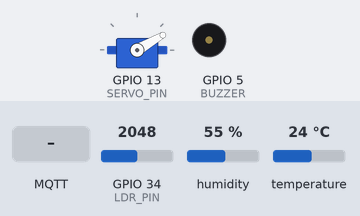
Bench run of a sketch on a simulated ESP32. On the bench: servo, buzzer (waves = sounding). The test bench sets the inputs (shaded band); at power-on: temperature 24 °C, GPIO 34 (LDR_PIN) = 2048, humidity 55 %. WiFi joins after 1.5 s; servers stay silent unless stated; network time is answered at once with the bench clock; no MQTT or app messages arrive unless stated; what the sketch prints to the serial monitor is not drawn.

Above: at 2.7 s.
2.8 s: MQTT message "1" arrives on the first subscribed topic
At 3.5 s:
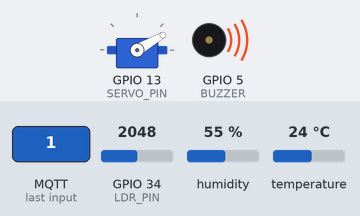
11.5 s: MQTT message "ADMIN-MAIN-ON-OFF" arrives on the first subscribed topic
At 12.5 s:
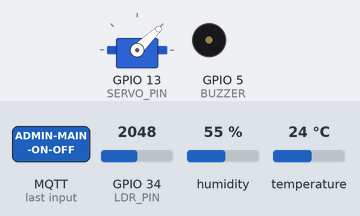
13.0 s: temperature set to 0 °C
At 22.8 s:
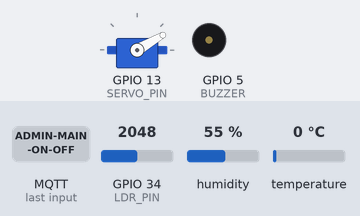
25.5 s: temperature set to 0.2 °C
Timing chart, 0 to 28.0 s (numbered marks = the images above; inputs shaded):
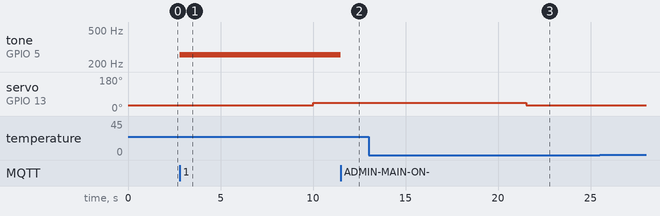

Measured:
- after the input at 2.8 s, tone on GPIO 5 (BUZZER): silent → 256 Hz at once
- after the input at 11.5 s, tone on GPIO 5 (BUZZER): 256 Hz → silent at once
- after the input at 13.0 s, servo on GPIO 13 (SERVO_PIN): 44° → 30° after 8.5 s
- after the input at 25.5 s, every drawn part: stays the same

The sketch:

testing5.ino
```cpp
#include <WiFi.h>
#include <PubSubClient.h>
#include <DHTesp.h>
#include <ESP32Servo.h>
#include <WiFiClientSecure.h>
#include <math.h>
#include <vector>
#include <NTPClient.h>
#include <WiFiUdp.h>

// Time configuration
const char* ntpServer = "pool.ntp.org";
const long gmtOffset_sec = 19800; // 5.5 hours in seconds
const int daylightOffset_sec = 0;

// Pin definitions
#define DHTPIN 12
#define BUZZER 5
#define LDR_PIN 34
#define SERVO_PIN 13

// Global variables
WiFiClientSecure espClient;
PubSubClient mqttClient(espClient);
Servo servo;
DHTesp dhtSensor;
WiFiUDP ntpUDP;
NTPClient timeClient(ntpUDP, ntpServer, gmtOffset_sec, daylightOffset_sec);

char tempAr[6];
char lightAr[6];
char servoAngleAr[6];
bool isScheduleON = false;
unsigned long scheduledOnTime;

// LDR variables
std::vector<float> ldrReadings;
int ldrIndex = 0;
unsigned long lastLdrSample = 0;
unsigned long lastLdrPublish = 0;
int sampleInterval = 5000; // Default 5 seconds (in ms)
int sendInterval = 120000; // Default 2 minutes (in ms)
int ldrBufferSize = 24; // Default buffer size
int ldrReadingCount = 0;

// LDR calibration constants
const float LDR_MIN = 0.0; // Minimum raw ADC value
const float LDR_MAX = 4095.0; // Maximum raw ADC value
const float LDR_OUT_MIN = 0.0; // Output min (0)
const float LDR_OUT_MAX = 1.0; // Output max (1)

// Servo control parameters
float thetaOffset = 30.0; // Default θ_offset
float controlFactor = 0.75; // Default γ
float tMed = 30.0; // Default T_med

// WiFi and MQTT credentials
const char *ssid = "Wokwi-GUEST";
const char *password = "";
const char *mqtt_server = "limetawny-161906ba.a03.euc1.aws.hivemq.cloud";
const int mqtt_port = 8883;
const char *mqtt_user = "uvindu";
const char *mqtt_pass = "Sas220261v";

unsigned long previousMillisTemp = 0;
unsigned long previousMillisLight = 0;
unsigned long previousMillisServo = 0;

// Initialization functions
void initializeWiFi() {
  Serial.println("Connecting to WiFi...");
  WiFi.mode(WIFI_STA);
  WiFi.begin(ssid, password);

  int attempts = 0;
  while (WiFi.status() != WL_CONNECTED && attempts < 20) {
    delay(500);
    Serial.print(".");
    attempts++;
  }

  if (WiFi.status() == WL_CONNECTED) {
    Serial.println("\nConnected to WiFi");
    Serial.print("IP: ");
    Serial.println(WiFi.localIP());
  } else {
    Serial.println("\nWiFi connection failed!");
  }
}

void initializeMQTT() {
  espClient.setInsecure();
  mqttClient.setServer(mqtt_server, mqtt_port);
  mqttClient.setCallback(receiveCallback);
  mqttClient.setKeepAlive(15);
}

void initializeDHT() {
  dhtSensor.setup(DHTPIN, DHTesp::DHT22);
}

void initializePins() {
  pinMode(LDR_PIN, INPUT);
  pinMode(BUZZER, OUTPUT);
  buzzerOn(false);
}

void reconnectMQTT() {
  int retryCount = 0;
  const int maxRetries = 5;
  while (!mqttClient.connected() && retryCount < maxRetries) {
    Serial.print("Connecting to MQTT...");
    if (mqttClient.connect("ESP32Client", mqtt_user, mqtt_pass)) {
      Serial.println("connected");
      mqttClient.subscribe("ADMIN-MAIN-ON-OFF");
      mqttClient.subscribe("ADMIN-SCH-ON");
      mqttClient.subscribe("ADMIN-LDR-SAMPLE-INTERVAL");
      mqttClient.subscribe("ADMIN-LDR-SEND-INTERVAL");
      mqttClient.subscribe("ADMIN-THETA-OFFSET");
      mqttClient.subscribe("ADMIN-CONTROL-FACTOR");
      mqttClient.subscribe("ADMIN-TMED");
      mqttClient.subscribe("ADMIN-LDR-BUFFER-SIZE");
    } else {
      Serial.print("failed, rc=");
      Serial.print(mqttClient.state());
      Serial.println();
      delay(2000);
      retryCount++;
    }
  }
  if (!mqttClient.connected()) {
    Serial.println("MQTT connection failed after max retries");
  }
}

// Main functions
void send_temperature() {
  unsigned long currentMillis = millis();
  if (currentMillis - previousMillisTemp >= sampleInterval * 1.5) {
    previousMillisTemp = currentMillis;
    float temperature;
    if (readDhtWithRetry(temperature)) {
      String(temperature, 2).toCharArray(tempAr, 6);
    } else {
      strcpy(tempAr, "0.00");
    }
    Serial.print("Sending temperature: ");
    Serial.println(tempAr);
    mqttClient.publish("ADMIN-TEMP", tempAr);
  }
}

void send_light_level() {
  unsigned long currentMillis = millis();
  if (currentMillis - lastLdrSample >= sampleInterval) {
    readLdr();
    lastLdrSample = currentMillis;
  }

  if (currentMillis - lastLdrPublish >= sendInterval && ldrReadingCount >= 10) {
    Serial.println("Attempting to publish LDR average...");
    publishLdrAverage();
    lastLdrPublish = currentMillis;
    while (ldrReadings.size() > ldrBufferSize) {
      ldrReadings.erase(ldrReadings.begin());
      ldrReadingCount--;
    }
  }
}

void readLdr() {
  int rawValue = analogRead(LDR_PIN);
  float normalized = (rawValue - LDR_MIN) * (LDR_OUT_MAX - LDR_OUT_MIN) / (LDR_MAX - LDR_MIN) + LDR_OUT_MIN;
  normalized = constrain(normalized, 0.0, 1.0);
  ldrReadings.push_back(normalized);
  ldrReadingCount++;
  Serial.print("LDR reading: ");
  Serial.println(normalized, 2);
}

void publishLdrAverage() {
  if (ldrReadingCount == 0) {
    Serial.println("No LDR readings to average");
    return;
  }
  float sum = 0;
  for (float reading : ldrReadings) {
    sum += reading;
  }
  float average = sum / ldrReadingCount;
  String(average, 2).toCharArray(lightAr, 6);
  Serial.print("Sending LDR average: ");
  Serial.println(lightAr);

  int retries = 0;
  const int maxRetries = 3;
  while (retries < maxRetries) {
    if (mqttClient.publish("ADMIN-LDR-AVG", lightAr)) {
      Serial.println("LDR average published successfully");
      break;
    } else {
      Serial.println("LDR publish failed, retrying...");
      delay(500);
      retries++;
    }
  }
  if (retries >= maxRetries) {
    Serial.println("LDR publish failed after max retries");
  }
}

void control_servo() {
  unsigned long currentMillis = millis();
  if (currentMillis - previousMillisServo < sampleInterval * 2) {
    return;
  }
  previousMillisServo = currentMillis;

  float T;
  if (!readDhtWithRetry(T)) {
    T = 0.0;
  }
  float I = ldrReadings.empty() ? 0.0 : ldrReadings.back();
  float ts = sampleInterval / 1000.0;
  float tu = sendInterval / 1000.0;

  Serial.print("LDR (I): "); Serial.println(I, 2);
  Serial.print("Temperature (T): "); Serial.println(T, 2);
  Serial.print("tu: "); Serial.println(tu, 2);
  Serial.print("ts: "); Serial.println(ts, 2);
  Serial.print("controlFactor: "); Serial.println(controlFactor, 2);
  Serial.print("tMed: "); Serial.println(tMed, 2);
  Serial.print("thetaOffset: "); Serial.println(thetaOffset, 2);

  if (isnan(T) || T <= 0 || tMed <= 0 || tu <= 0 || ts <= 0 || isnan(I)) {
    servo.write((int)thetaOffset);
    String(thetaOffset, 2).toCharArray(servoAngleAr, 6);
    mqttClient.publish("ADMIN-SERVO-ANGLE", servoAngleAr);
    Serial.println("Servo Angle: Invalid input, set to " + String(servoAngleAr));
    return;
  }

  float ratio = tu / ts;
  float logVal = log(ratio);
  float theta = thetaOffset + (180.0 - thetaOffset) * I * controlFactor * logVal * (T / tMed) * 0.1;
  theta = constrain(theta, 0, 180);

  Serial.print("log(tu/ts): "); Serial.println(logVal, 2);
  Serial.print("T/tMed: "); Serial.println(T / tMed, 2);
  Serial.print("Formula before constrain: "); Serial.println(thetaOffset + (180.0 - thetaOffset) * I * controlFactor * logVal * (T / tMed) * 0.1, 2);

  servo.write((int)theta);
  String(theta, 2).toCharArray(servoAngleAr, 6);
  mqttClient.publish("ADMIN-SERVO-ANGLE", servoAngleAr);
  Serial.println("Servo Angle: " + String(servoAngleAr));
}

void buzzerOn(bool on) {
  if (on) {
    tone(BUZZER, 256);
  } else {
    noTone(BUZZER);
  }
}

bool readDhtWithRetry(float& temperature) {
  const int maxRetries = 3;
  for (int i = 0; i < maxRetries; i++) {
    TempAndHumidity data = dhtSensor.getTempAndHumidity();
    if (!isnan(data.temperature) && data.temperature > 0) {
      temperature = data.temperature;
      return true;
    }
    Serial.println("DHT22 read failed, retrying...");
    delay(500);
  }
  Serial.println("DHT22 read failed after max retries");
  return false;
}

void checkSchedule() {
  if (isScheduleON) {
    unsigned long currentTime = timeClient.getEpochTime();
    if (currentTime > scheduledOnTime) {
      buzzerOn(true);
      isScheduleON = false;
      mqttClient.publish("ADMIN-MAIN-ON-OFF-ESP", "1");
      mqttClient.publish("ADMIN-SCH-ESP-ON", "0");
      Serial.println("Scheduled ON time");
    }
  }
}

void receiveCallback(char* topic, byte* payload, unsigned int length) {
  Serial.print("Message arrived [");
  Serial.print(topic);
  Serial.print("] ");
  char payloadCharAr[length + 1];
  for (int i = 0; i < length; i++) {
    payloadCharAr[i] = (char)payload[i];
  }
  payloadCharAr[length] = '\0';
  Serial.println(payloadCharAr);

  if (strcmp(topic, "ADMIN-MAIN-ON-OFF") == 0) {
    buzzerOn(payloadCharAr[0] == '1');
  } else if (strcmp(topic, "ADMIN-SCH-ON") == 0) {
    if (payloadCharAr[0] == 'N') {
      isScheduleON = false;
    } else {
      isScheduleON = true;
      scheduledOnTime = atol(payloadCharAr);
    }
  } else if (strcmp(topic, "ADMIN-LDR-SAMPLE-INTERVAL") == 0) {
    int newInterval = atoi(payloadCharAr) * 1000;
    if (newInterval >= 1000) {
      sampleInterval = newInterval;
      ldrReadings.clear();
      ldrReadingCount = 0;
    }
  } else if (strcmp(topic, "ADMIN-LDR-SEND-INTERVAL") == 0) {
    int newInterval = atoi(payloadCharAr) * 1000;
    if (newInterval >= 30000) {
      sendInterval = newInterval;
      ldrReadings.clear();
      ldrReadingCount = 0;
    }
  } else if (strcmp(topic, "ADMIN-THETA-OFFSET") == 0) {
    float newOffset = atof(payloadCharAr);
    if (newOffset >= 0 && newOffset <= 120) {
      thetaOffset = newOffset;
    }
  } else if (strcmp(topic, "ADMIN-CONTROL-FACTOR") == 0) {
    float newFactor = atof(payloadCharAr);
    if (newFactor >= 0 && newFactor <= 1) {
      controlFactor = newFactor;
    }
  } else if (strcmp(topic, "ADMIN-TMED") == 0) {
    float newTmed = atof(payloadCharAr);
    if (newTmed >= 10 && newTmed <= 40) {
      tMed = newTmed;
    }
  } else if (strcmp(topic, "ADMIN-LDR-BUFFER-SIZE") == 0) {
    int newBufferSize = atoi(payloadCharAr);
    if (newBufferSize >= 10 && newBufferSize <= 100) {
      ldrBufferSize = newBufferSize;
      while (ldrReadings.size() > ldrBufferSize) {
        ldrReadings.erase(ldrReadings.begin());
        ldrReadingCount--;
      }
    }
  } else {
    Serial.println("Unknown topic");
  }
}

void setup() {
  Serial.begin(115200);
  Serial.println("Initializing...");

  initializeDHT();
  initializeWiFi();
  if (WiFi.status() == WL_CONNECTED) {
    timeClient.begin();
    initializeMQTT();
  }
  initializePins();
  servo.attach(SERVO_PIN, 500, 2500);
  servo.write((int)thetaOffset);
}

void loop() {
  if (!mqttClient.connected()) {
    reconnectMQTT();
  }
  mqttClient.loop();
  timeClient.update();

  send_light_level();
  send_temperature();
  control_servo();
  checkSchedule();
}
```
